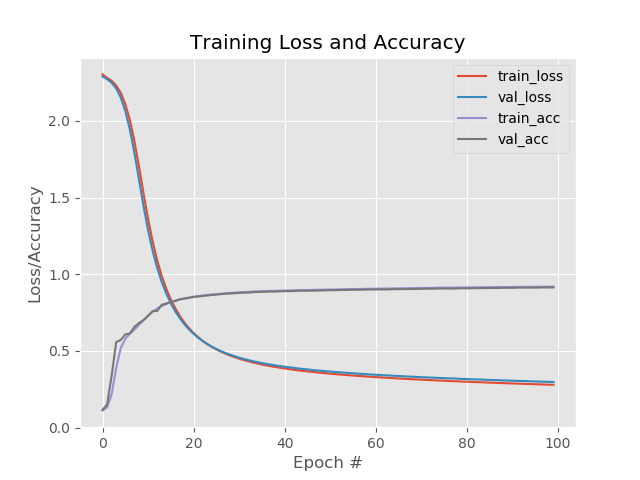
#> input picture keras_mnist.png, 640 x 480 px
$ jupyter execute CNN.ipynb
#> lines starting #> are read from the running program, lines starting #| are printed output that depends on the picture
We don't use fully connected layer until the *very last layer(s)*. CNN swaps in specialized "convolutional" layer in place of "fully connected" for at least one of the layers in the network.
A nonlinear activation function, such as ReLU, is then applied to the output of these convolutions and the process of **convolution $\implies$ activation** continues along with a mixture of other layer types to help reduce the width and height of the input volume and to help reduce overfitting.

CNN gives two key benefits:
- Local invariance - Allow us to classify an image as containing a particular object regardless of where in the image the object appears. Obtained through usage of "pooling layers".
- Compositionality - Each filter composes a local patch of features into higher level representation. **Pixels $\implies$ Edges $\implies$ Shape $\implies$ Object**.

#### Convolution [119]
- Take two matrices of same dimensions.
- Multiply them, element-by-element (not dot-product)
- Sum the elements together.

[cell 1]
# import libraries
from skimage.exposure import rescale_intensity
import numpy as np
import argparse
import cv2

def convolve(image, K):
    # grab the spatial dimensions of the image and kernel
    (iH, iW) = image.shape[:2]
    (kH, kW) = K.shape[:2]

    # padding the borders
    pad = (kW - 1) // 2
    image = cv2.copyMakeBorder(image, pad, pad, pad, pad, cv2.BORDER_REPLICATE)
    output = np.zeros((iH, iW), dtype="float")

    # sliding the kerner across
    # each (x, y)-coordinate from left-to-right and top-to-bottom
    for y in np.arange(pad, iH + pad):
        for x in np.arange(pad, iW + pad):
            # extract the region of interest(roi)
            # of the image by array slicing extracting *center* region of
            # the current (x, y) co-ordinates dimensions
            roi = image[y - pad:y + pad + 1, x - pad:x + pad + 1]

            # perform the actual convolution by taking the
            # eelement wise multiplication between roi and K
            # then summing the matrix
            k = (roi * K).sum()

            # storing the convolved value in the
            # co-ordinate of the output image
            output[y - pad, x - pad] = k

    # rescale the output image in the range [0, 255]
    output = rescale_intensity(output, in_range=(0, 255))
    output = (output * 255).astype("uint8")

    # return the output image
    return output

# parse the arguments
# ap = argparse.ArgumentParser()
# ap.add_argument("-i", "--image", required=True, help="path to the input image")
# args = vars(ap.parse_args())

args = {"image" : "keras_mnist.png"}

# construct average blurring kernels used to smooth an image
smallBlur = np.ones((7, 7), dtype="float") * (1.0 / (7 * 7))
largeBlur = np.ones((21, 21), dtype="float") * (1.0 / (21 * 21))

# construct a sharpening filter
sharpen = np.array((
    [0, -1, 0],
    [-1, 5, -1],
    [0, -1, 0]), dtype="int")

# laplacian kernel to detect edge like kernel
laplacian = np.array((
    [0, 1, 0],
    [1, -4, 1],
    [0, 1, 0]), dtype="int")

# construct the Sobel x-axis kernel
sobelX = np.array((
    [-1, 0, 1],
    [-2, 0, 2],
    [-1, 0, 1]), dtype="int")

# construct the Sobel y-axis kernel
sobelY = np.array((
    [-1, -2, -1],
    [0, 0, 0],
    [1, 2, 1]), dtype="int")

# construct an emboss kernel
emboss = np.array((
    [-2, -1, 0],
    [-1, 1, 1],
    [0, 1, 2]), dtype="int")

kernelBank = (
    ("small_blur", smallBlur),
    ("large_blur", largeBlur),
    ("sharpen", sharpen),
    ("laplacian", laplacian),
    ("sobel_x", sobelX),
    ("sobel_y", sobelY),
    ("emboss", emboss))

# load the input image and convert it to grayscale
image = cv2.imread(args["image"])
#> image is the input picture: shape (480, 640, 3); mean B, G, R 236.6, 236.3, 236.5
gray = cv2.cvtColor(image, cv2.COLOR_BGR2GRAY)

# loop over the kernels
for (kernelName, K) in kernelBank:
    # apply the kernel to the grayscale image using both our custom
    # ‘convolve‘ function and OpenCV’s ‘filter2D‘ function
    print("[INFO] applying {} kernel".format(kernelName))
    convolveOutput = convolve(gray, K)
    opencvOutput = cv2.filter2D(gray, -1, K)

    # show the output images
    cv2.imshow("Original", gray)
    cv2.imshow("{} - convole".format(kernelName), convolveOutput)
    cv2.imshow("{} - opencv".format(kernelName), opencvOutput)
    cv2.waitKey(0)
    cv2.destroyAllWindows()
#> this loop made 7 passes
#> pass 1, in convolve, `image = cv2.copyMakeBorder(image, pad, pad, pad, pad, cv2.BORDER_REPLI..`:
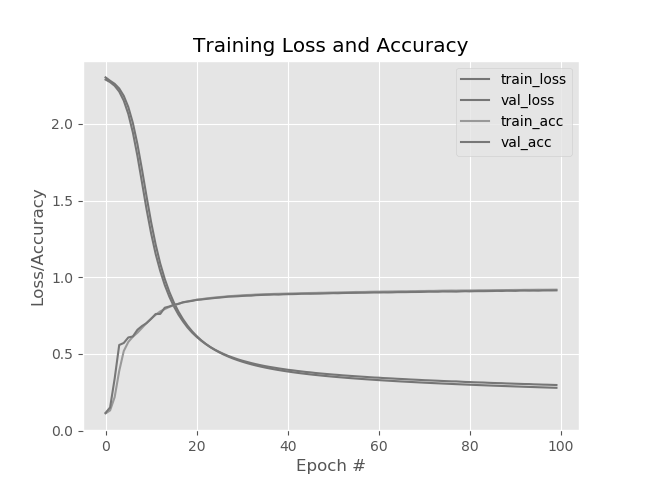
#> image: shape (486, 646); min 0, max 255, mean 236.8
#> pass 1, `convolveOutput = convolve(gray, K)`:
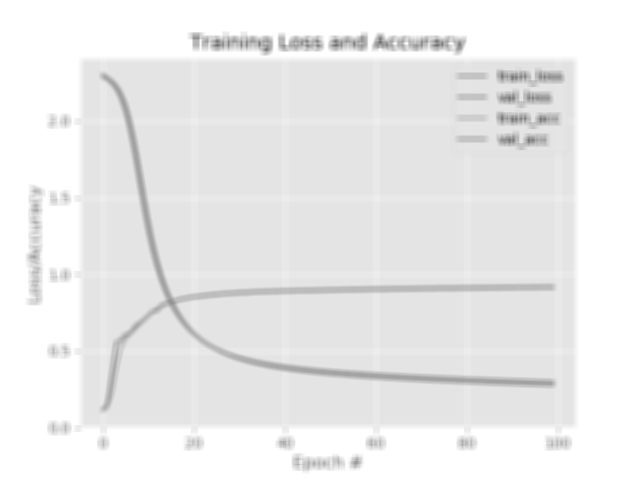
#> convolveOutput: shape (480, 640); min 107, max 255, mean 235.9
#> pass 2, in convolve (call 2), `image = cv2.copyMakeBorder(image, pad, pad, pad, pad, cv2.BORDER_REPLI..`:
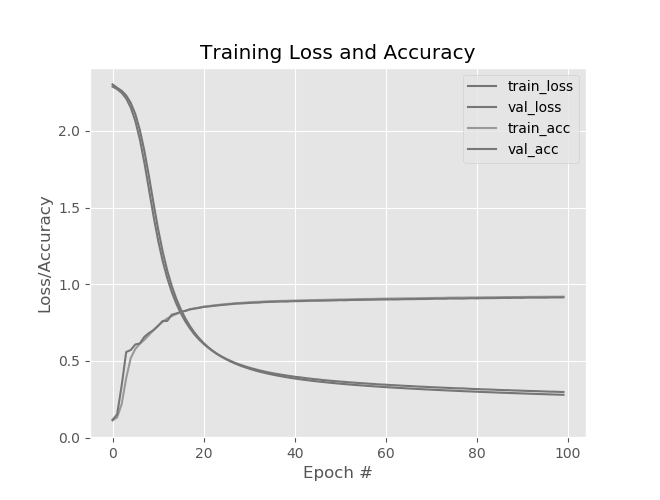
#> image: shape (500, 660); min 0, max 255, mean 237.7

$ run again, with cifar10_lr_decay.png copied over keras_mnist.png
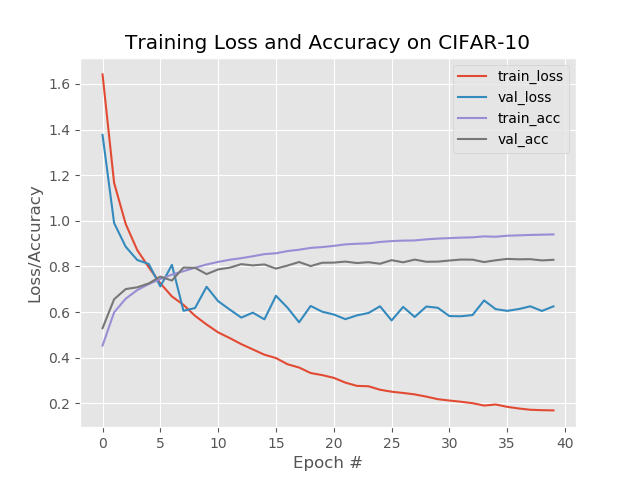
#> input picture cifar10_lr_decay.png, 640 x 480 px
#> image is the input picture: shape (480, 640, 3); mean B, G, R 236.2, 235.8, 236.1
#> the loop `for (kernelName, K) in kernelBank:` made 7 passes
#> pass 1, `convolveOutput = convolve(gray, K)`:
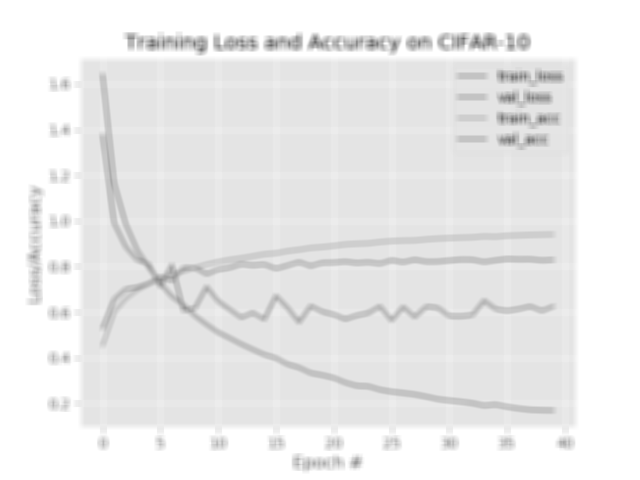
#> convolveOutput: shape (480, 640); min 107, max 255, mean 235.4
#> pass 2, in convolve (call 2), `image = cv2.copyMakeBorder(image, pad, pad, pad, pad, cv2.BORDER_REPLI..`:
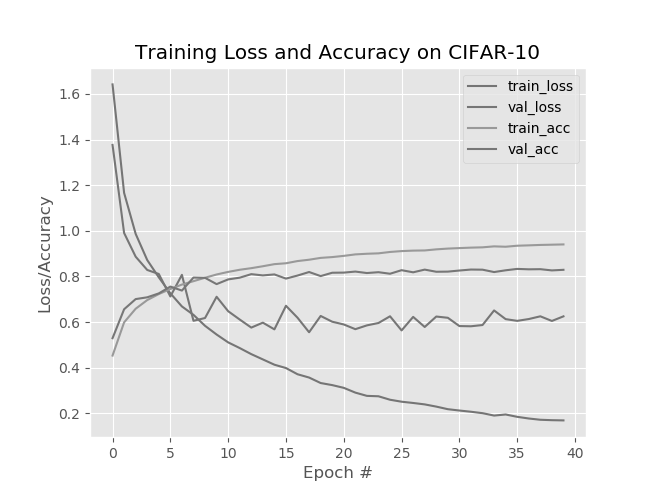
#> image: shape (500, 660); min 0, max 255, mean 237.2

$ run again, with lenet_mnist.png copied over keras_mnist.png
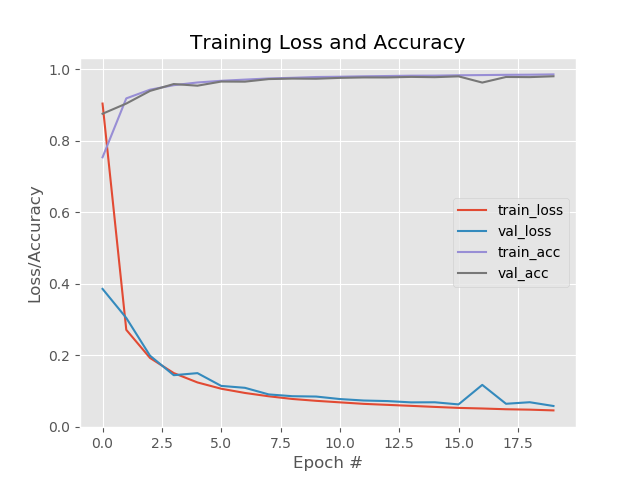
#> input picture lenet_mnist.png, 640 x 480 px
#> image is the input picture: shape (480, 640, 3); mean B, G, R 236.5, 236.2, 236.6
#> the loop `for (kernelName, K) in kernelBank:` made 7 passes
#> pass 1, `convolveOutput = convolve(gray, K)`:
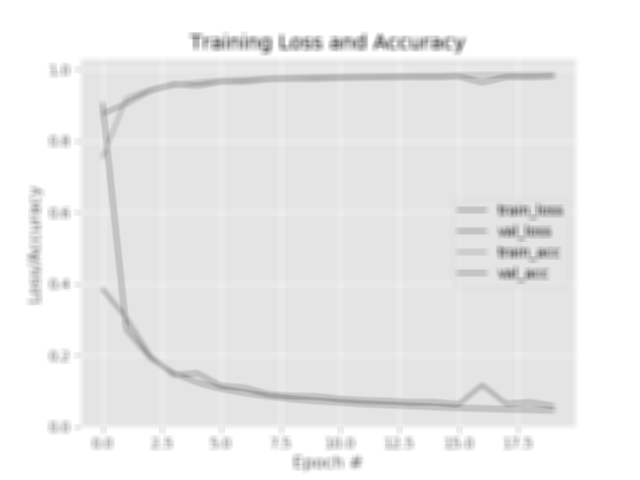
#> convolveOutput: shape (480, 640); min 107, max 255, mean 235.8
#> pass 2, in convolve (call 2), `image = cv2.copyMakeBorder(image, pad, pad, pad, pad, cv2.BORDER_REPLI..`:
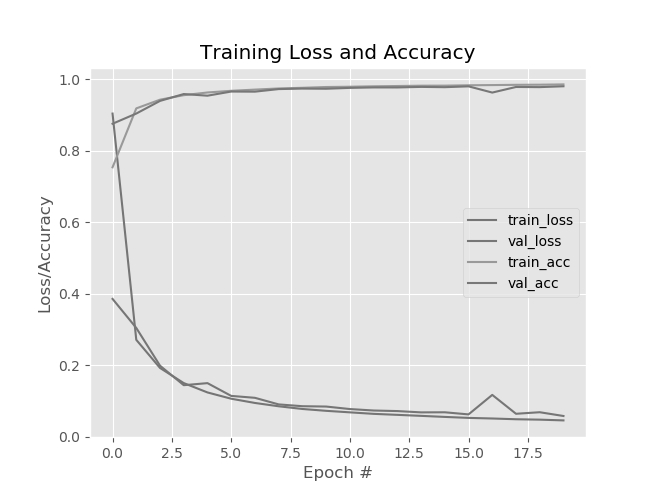
#> image: shape (500, 660); min 0, max 255, mean 237.7

$ run again, with shallownet_cifar10.png copied over keras_mnist.png
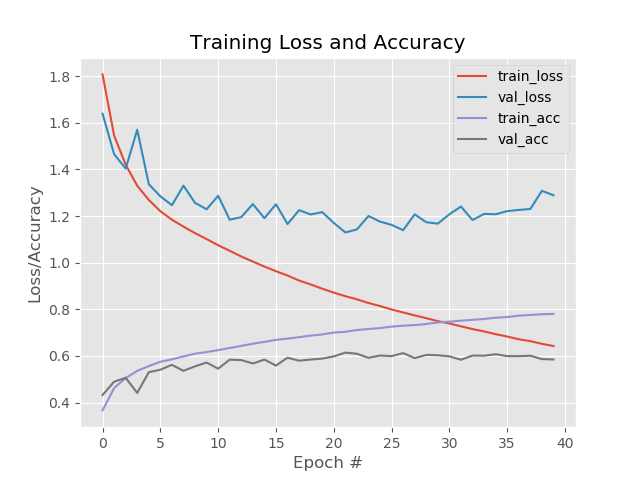
#> input picture shallownet_cifar10.png, 640 x 480 px
#> image is the input picture: shape (480, 640, 3); mean B, G, R 236.6, 236.2, 236.5
#> the loop `for (kernelName, K) in kernelBank:` made 7 passes
#> pass 1, `convolveOutput = convolve(gray, K)`:
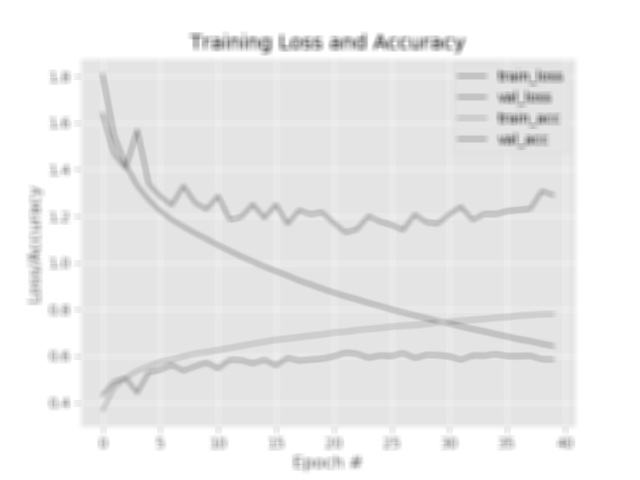
#> convolveOutput: shape (480, 640); min 107, max 255, mean 235.8
#> pass 2, in convolve (call 2), `image = cv2.copyMakeBorder(image, pad, pad, pad, pad, cv2.BORDER_REPLI..`:
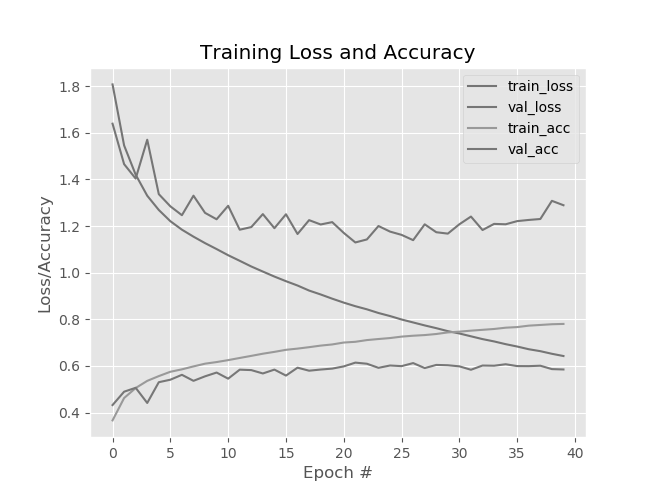
#> image: shape (500, 660); min 0, max 255, mean 237.6
